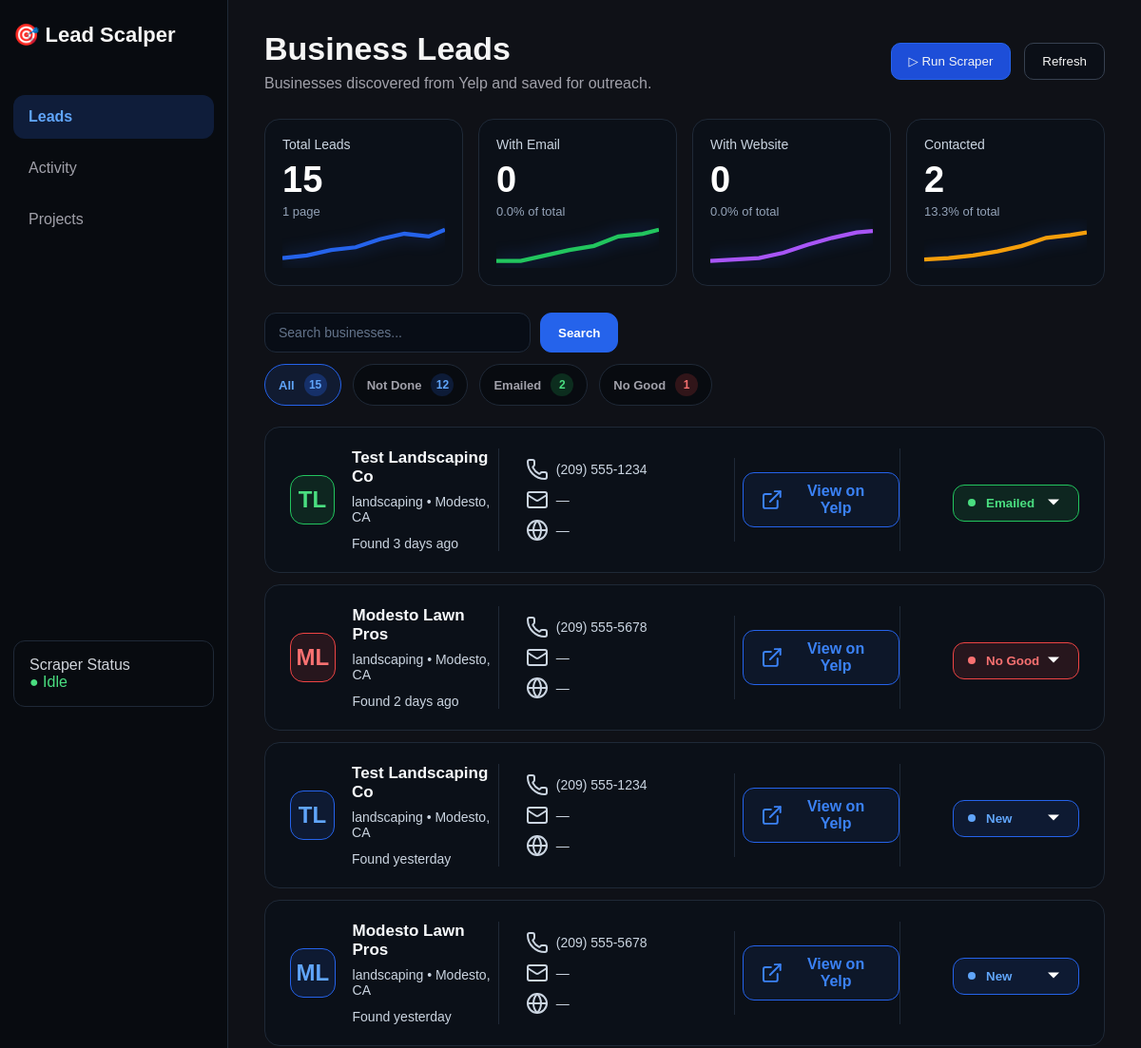
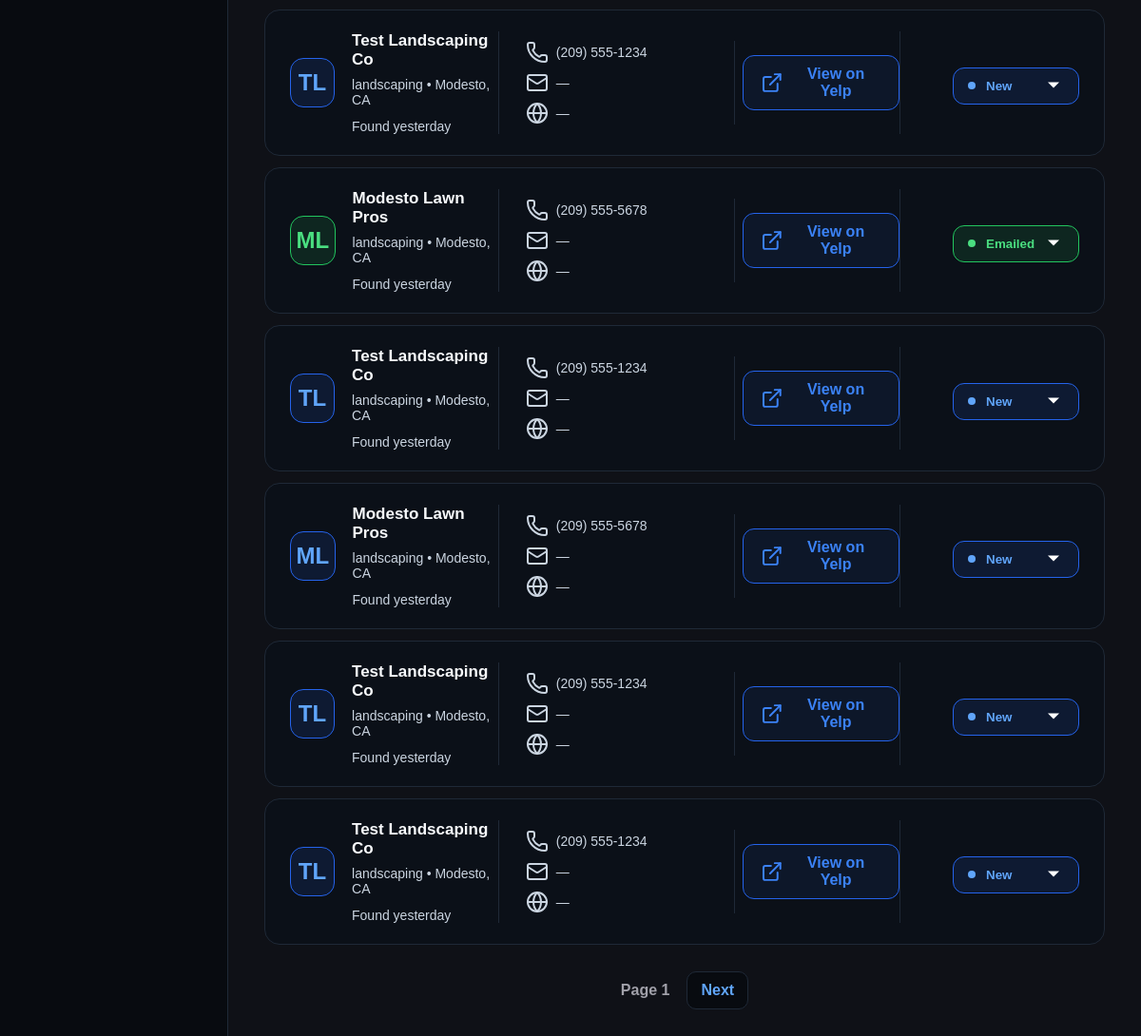
Page /leads on the committed database (2 pictures, top to bottom).
### tables this page shows
CREATE TABLE businesses (
        id INTEGER PRIMARY KEY AUTOINCREMENT,
        yelp_id TEXT UNIQUE,
        name TEXT,
        phone TEXT,
        yelp_url TEXT,
        website TEXT,
        email TEXT,
        category TEXT,
        city TEXT
    , status TEXT DEFAULT 'not_done', created_at TEXT);

### app.py (the view)
@app.get("/leads")
def leads_page(request: Request, status: str = "all", page: int = 1, search: str = ""):
    per_page = 10
    offset = (page-1) * per_page
    total_count = get_business_count("all")
    not_done_count = get_business_count("not_done")
    emailed_count = get_business_count("emailed")
    no_good_count = get_business_count("no_good")
    stats = get_dashboard_stats()
    businesses = show_businesses(status, search, per_page, offset)
    return templates.TemplateResponse(
        "leads.html",
        {
         "request": request,
         "businesses": businesses,
         "current_status": status,
         "page": page,
         "search": search,
         "total_count": total_count,
         "not_done_count": not_done_count,
         "emailed_count": emailed_count,
         "no_good_count": no_good_count,
         "stats": stats,
        }
    )

### templates/leads.html (shortened to what this page needs)
<!DOCTYPE html>
<html lang="en">
<head>
    <link rel="stylesheet" href="{{ url_for('static', path='/style.css') }}">
</head>
<body>
<div class="layout">
    <aside class="sidebar">
        <div class="logo">🎯 Lead Scalper</div>
        <div class="nav active">Leads</div>
        <div class="nav">Activity</div>
        <div class="nav">Projects</div>
        <div class="status-box">Scraper Status<br><span>● Idle</span></div>
    </aside>
    <main class="main">
        <div class="page-top">
            <div>
                <h1>Business Leads</h1>
                <p>Businesses discovered from Yelp and saved for outreach.</p>
            </div>
            <div class="topbar">
                <form method="post" action="/run-scraper">
                    <button type="submit" class="primary">
                        ▷ Run Scraper
                    </button>
                </form>
                <button>Refresh</button>
            </div>
        </div>
        <section class="header">
            <div class="stats">
                <div class="stat total">
                    <span>Total Leads</span>
                    <strong>{{ stats["total"] }}</strong>
                    <small>
                        {{ page }} page{{ "" if page == 1 else "s" }}
                    </small>
                    <svg class="sparkline" viewBox="0 0 120 30">
                        <polyline points="0,26 18,24 36,20 54,18 72,12 90,8 108,10 120,5"/>
                    </svg>
                </div>
                <div class="stat email">
                    <span>With Email</span>
                    <strong>{{ stats["email"] }}</strong>
                    <small>
                        {{ ((stats["email"] / stats["total"] * 100) if stats["total"] else 0)|round(1) }}% of total
                    </small>
                    <svg class="sparkline" viewBox="0 0 120 30">
                        <polyline points="0,28 18,28 36,24 54,20 72,17 90,10 108,8 120,5"/>
                    </svg>
                </div>
                <div class="stat website">
                    <span>With Website</span>
                    <strong>{{ stats["website"] }}</strong>
                    <small>
                        {{ ((stats["website"] / stats["total"] * 100) if stats["total"] else 0)|round(1) }}% of total
                    </small>
                    <svg class="sparkline" viewBox="0 0 120 30">
                        <polyline points="0,28 18,27 36,26 54,22 72,16 90,11 108,7 120,6"/>
                    </svg>
                </div>
                <div class="stat contacted">
                    <span>Contacted</span>
                    <strong>{{ stats["contacted"] }}</strong>
                    <small>
                        {{ ((stats["contacted"] / stats["total"] * 100) if stats["total"] else 0)|round(1) }}% of total
                    </small>
                    <svg class="sparkline" viewBox="0 0 120 30">
                        <polyline points="0,27 18,26 36,24 54,21 72,17 90,11 108,9 120,7"/>
                    </svg>
                </div>
            </div>
        </section>
        <form method="get" action="/leads" class="search-form">
            <input
                type="text"
                name="search"
                placeholder="Search businesses..."
                value="{{ search }}"
                class="search-input"
            >
            <button type="submit" class="search-button">Search</button>
        </form>
        <div class="filter-tabs">
            <a href="/leads?status=all"
            class="filter-pill all {% if current_status == 'all' %}active{% endif %}">
                All
                <span>{{ total_count }}</span>
            </a>
            <a href="/leads?status=not_done"
            class="filter-pill not_done {% if current_status == 'not_done' %}active{% endif %}">
                Not Done
                <span>{{ not_done_count }}</span>
            </a>
            <a href="/leads?status=emailed"
            class="filter-pill emailed {% if current_status == 'emailed' %}active{% endif %}">
                Emailed
                <span>{{ emailed_count }}</span>
            </a>
            <a href="/leads?status=no_good"
            class="filter-pill no_good {% if current_status == 'no_good' %}active{% endif %}">
                No Good
                <span>{{ no_good_count }}</span>
            </a>
        </div>
        <section class="leads">
            {% for business in businesses %}
            <div class="business-card">
                <div class="card-section card-main">
                    <div class="business-icon {{ business[9] }}">
                        {{ business[2].split()[0][0].upper() }}{{ business[2].split()[1][0].upper() if business[2].split()|length > 1 else "" }}
                    </div>
                    <div>
                        <h3>{{ business[2] }}</h3>
                        <p>{{ business[7] }} • {{ business[8] }}</p>
                        <p class="found-date">
                            {{ business[10] | days_ago }}
                        </p>
                    </div>
                </div>
                <div class="card-section card-contact">
                    <p><i data-lucide="phone"></i> {{ business[3] or "—" }}</p>
                    <p><i data-lucide="mail"></i> {{ business[6] or "—" }}</p>
                    <p>
                        <i data-lucide="globe"></i>
                        {% if business[5] %}
                            <a href="{{ business[5] }}" target="_blank">Website</a>
                        {% else %}
                            —
                        {% endif %}
                    </p>
                </div>
                <div class="card-section card-yelp">
                    {% if business[4] %}
                        <a href="{{ business[4] }}" target="_blank" class="yelp-button">
                            <i data-lucide="external-link"></i>
                            View on Yelp
                        </a>
                    {% else %}
                        <span>—</span>
                    {% endif %}
                </div>
                <div class="card-section card-status">
                    <form method="post" action="/leads/{{ business[0] }}/status/">
                        <div class="status-wrapper {{ business[9] }}">
                            <span class="status-dot"></span>
                            <select name="status"
                                    onchange="this.form.submit()"
                                    class="status-dropdown {{ business[9] }}">
                                <option value="not_done" {% if business[9] == "not_done" %}selected{% endif %}>New</option>
                                <option value="emailed" {% if business[9] == "emailed" %}selected{% endif %}>Emailed</option>
                                <option value="no_good" {% if business[9] == "no_good" %}selected{% endif %}>No Good</option>
                            </select>
                        </div>
                    </form>
                </div>
            </div>
            {% endfor %}
        </section>
        <div class="pagination">
                <span>Page {{ page }}</span>
                {% if businesses|length == 10 %}
                    <a href="/leads?status={{ current_status }}&search={{ search }}&page={{ page + 1 }}">
                        Next
                    </a>
                {% endif %}
            </div>
    </main>
</div>
</body>
</html>

### rows in the picture
businesses: name "T", name "L", name "Test Landscaping Co", category "landscaping", city "Modesto, CA", created_at "Found 3 days ago", phone "(209) 555-1234", business "—", status "Emailed"
businesses: name "M", name "L", name "Modesto Lawn Pros", category "landscaping", city "Modesto, CA", created_at "Found 2 days ago", phone "(209) 555-5678", business "—", status "No Good"
businesses: name "T", name "L", name "Test Landscaping Co", category "landscaping", city "Modesto, CA", created_at "Found yesterday", phone "(209) 555-1234", business "—", status "New"
businesses: name "M", name "L", name "Modesto Lawn Pros", category "landscaping", city "Modesto, CA", created_at "Found yesterday", phone "(209) 555-5678", business "—", status "New"
businesses: name "T", name "L", name "Test Landscaping Co", category "landscaping", city "Modesto, CA", created_at "Found yesterday", phone "(209) 555-1234", business "—", status "New"
businesses: name "M", name "L", name "Modesto Lawn Pros", category "landscaping", city "Modesto, CA", created_at "Found yesterday", phone "(209) 555-5678", business "—", status "Emailed"
businesses: name "T", name "L", name "Test Landscaping Co", category "landscaping", city "Modesto, CA", created_at "Found yesterday", phone "(209) 555-1234", business "—", status "New"
businesses: name "M", name "L", name "Modesto Lawn Pros", category "landscaping", city "Modesto, CA", created_at "Found yesterday", phone "(209) 555-5678", business "—", status "New"
businesses: name "T", name "L", name "Test Landscaping Co", category "landscaping", city "Modesto, CA", created_at "Found yesterday", phone "(209) 555-1234", business "—", status "New"
businesses: name "T", name "L", name "Test Landscaping Co", category "landscaping", city "Modesto, CA", created_at "Found yesterday", phone "(209) 555-1234", business "—", status "New"

### other values in the picture
{{ stats["total"] }} "15"
{{ page }} "1"
{{ stats["email"] }} "0"
{{ stats["website"] }} "0"
{{ stats["contacted"] }} "2"
{{ total_count }} "15"
{{ not_done_count }} "12"
{{ emailed_count }} "2"
{{ no_good_count }} "1"
